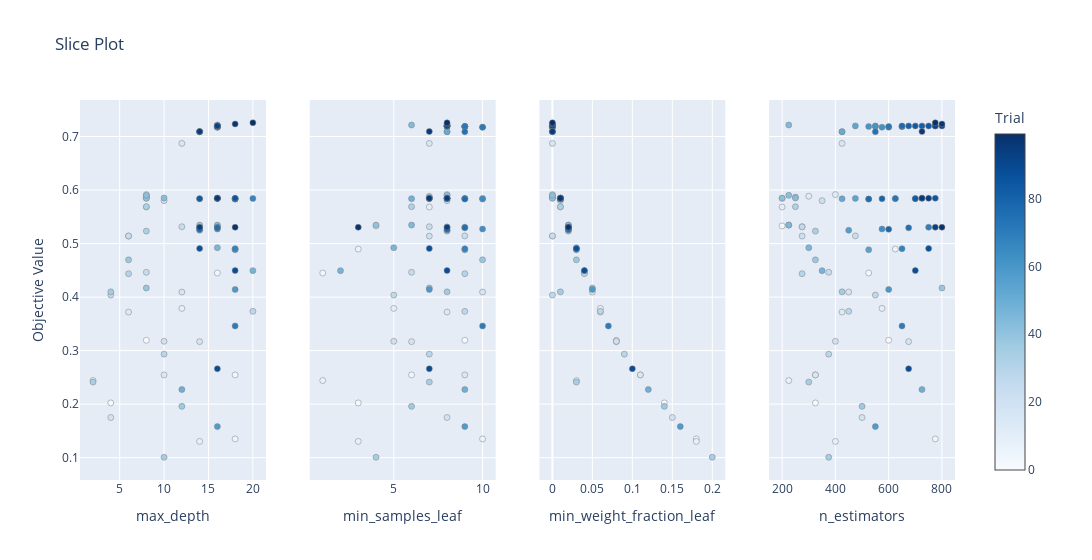

The notebook cell this image was saved under:
### Code cell
optuna.visualization.plot_slice(study_ext)
